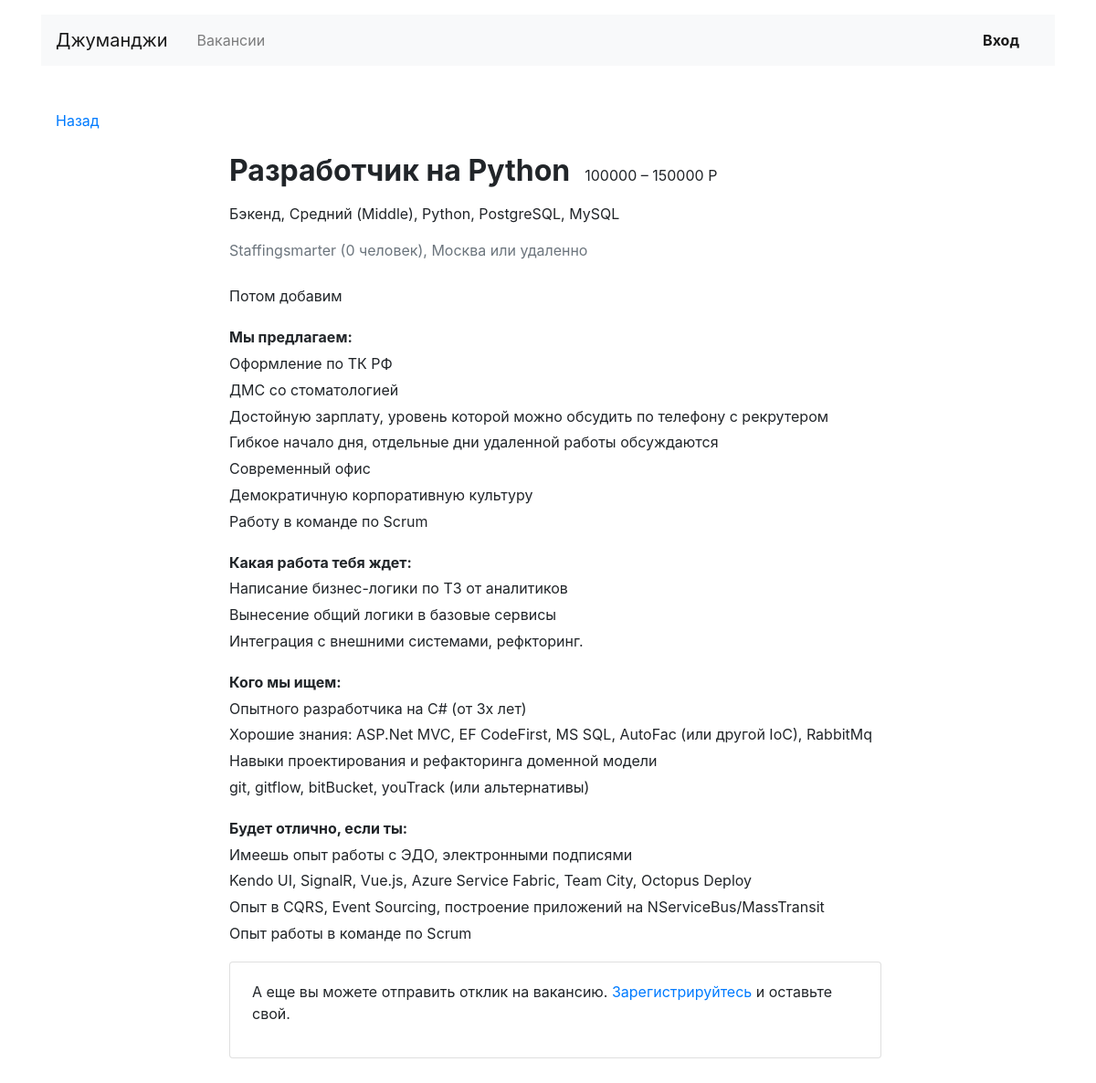
The app's page /vacancies/6, older data.
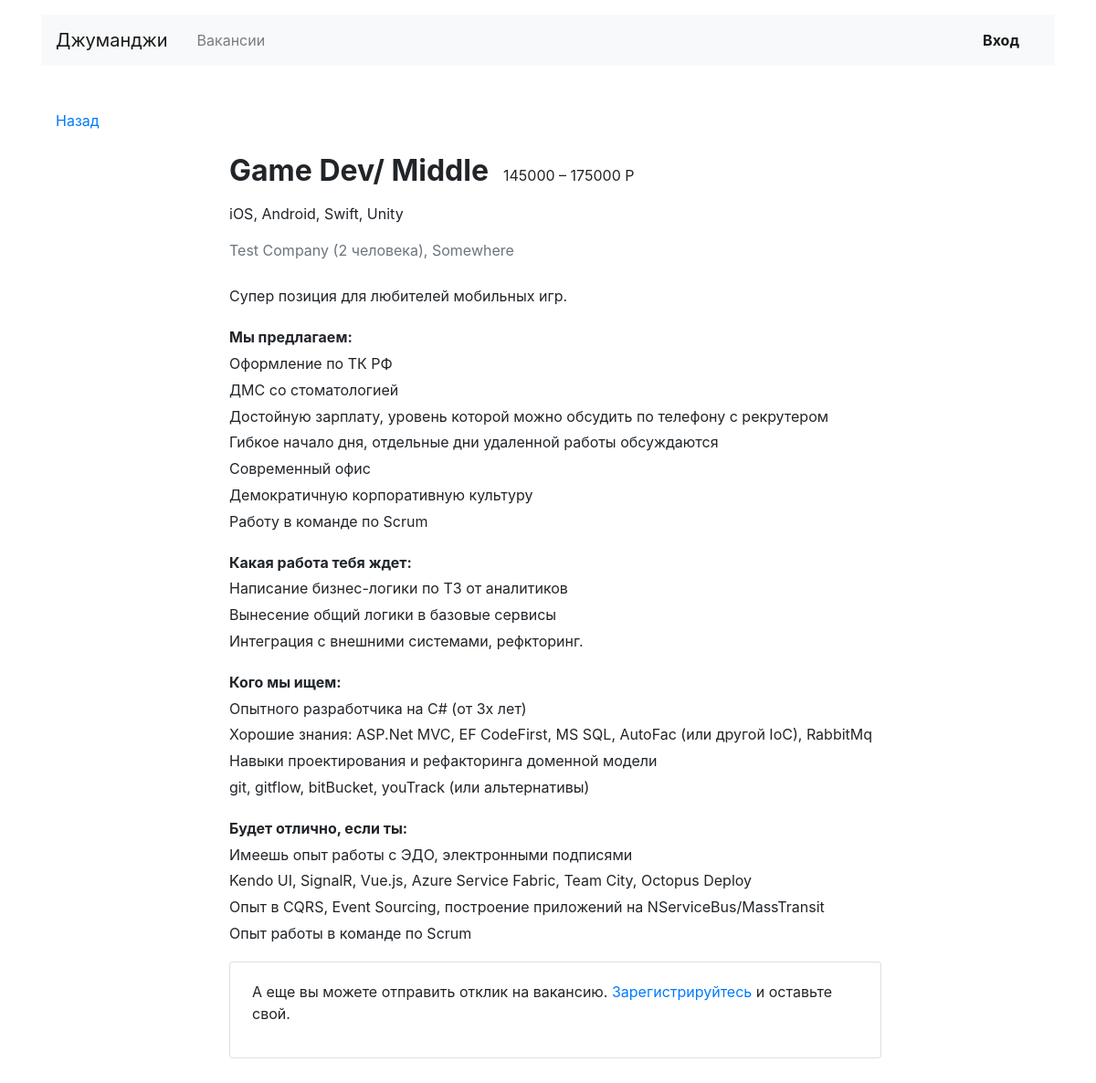
The same page, newer data.
### app_jobsearch/models.py (models this page shows)
class Vacancy(models.Model):
    title = models.CharField(max_length=128)
    specialty = models.ForeignKey(Specialty, on_delete=models.CASCADE, related_name='vacancies')
    company = models.ForeignKey(Company, on_delete=models.CASCADE, related_name='vacancies')
    skills = models.TextField()
    description = models.TextField()
    salary_min = models.IntegerField()
    salary_max = models.IntegerField()
    published_at = models.DateField()

class Company(models.Model):
    name = models.CharField(max_length=128)
    location = models.CharField(max_length=32)
    logo = models.ImageField(upload_to=MEDIA_COMPANY_IMAGE_DIR, null=True)
    description = models.TextField()
    employee_count = models.IntegerField(default=0)
    owner = models.OneToOneField(get_user_model(),
                                 on_delete=models.CASCADE,
                                 related_name='mycompany')

### app_jobsearch/views.py (the view)
# urls.py: path('vacancies/<int:vacancy_id>', VacancyView.as_view(), name='vacancy'),
class VacancyView(View):
    def get(self, request, vacancy_id):
        vacancy = get_object_or_404(Vacancy, id=vacancy_id)
        context = {
            'vacancy': vacancy,
            'form': ApplicationForm()
        }
        return render(request, 'app_jobsearch/vacancy.html', context=context)

### app_jobsearch/templatetags/ru_pluralize.py (called while the page is built)
@register.filter
def ru_pluralize(value, arg='дурак,дурака,дураков'):
    args = arg.split(",")
    number = abs(int(value))
    a = number % 10
    b = number % 100
    if (a == 1) and (b != 11):
        return f'{value} {args[0]}'
    elif (a >= 2) and (a <= 4) and ((b < 10) or (b >= 20)):
        return f'{value} {args[1]}'
    else:
        return f'{value} {args[2]}'

### app_jobsearch/templates/app_jobsearch/vacancy.html (shortened to what this page needs)
{% extends 'app_jobsearch/base.html' %}
{% block main %}
{% load ru_pluralize %}
  <main class="container mt-3 pb-5">
    <div class="row mt-5">
      <div class="col-12 col-lg-2">
        <div class="pl-3 mb-5">
          <p><a href={{ request.META.HTTP_REFERER }}>Назад</a></p>
        </div>
      </div>
      <div class="col-12 col-lg-8">
        <section class="pl-3">
          <div class="d-flex align-items-baseline align-content-baseline">
            <h1 class="h2 mt-4 font-weight-bold" >{{ vacancy.title }}</h1>
            <p class="m-0 pl-3">{{ vacancy.salary_min }} – {{ vacancy.salary_max }} Р</p>
          </div>
          <p class="mt-2">{{ vacancy.skills }}</p>
          <p class="text-muted mb-4">{{ vacancy.company.name|capfirst }} ({{ vacancy.company.employee_count|ru_pluralize:"человек,человека,человек" }}),
            {{ vacancy.company.location }}</p>
          <div style="line-height: 1.8;">
            <p>{{ vacancy.description }}</p>
            <p><b>Мы предлагаем: </b><br>
              Оформление по ТК РФ<br>
              ДМС со стоматологией<br>
              Достойную зарплату, уровень которой можно обсудить по телефону с рекрутером<br>
              Гибкое начало дня, отдельные дни удаленной работы обсуждаются<br>
              Современный офис<br>
              Демократичную корпоративную культуру<br>
              Работу в команде по Scrum
            </p>
            <p><b>Какая работа тебя ждет: </b><br>
              Написание бизнес-логики по ТЗ от аналитиков<br>
              Вынесение общий логики в базовые сервисы<br>
              Интеграция с внешними системами, рефкторинг.
            </p>
            <p><b>Кого мы ищем: </b><br>
              Опытного разработчика на C# (от 3х лет)<br>
              Хорошие знания: ASP.Net MVC, EF CodeFirst, MS SQL, AutoFac (или другой IoC), RabbitMq <br>
              Навыки проектирования и рефакторинга доменной модели <br>
              git, gitflow, bitBucket, youTrack (или альтернативы)
            </p>
            <p><b>Будет отлично, если ты:</b><br>
              Имеешь опыт работы с ЭДО, электронными подписями<br>
              Kendo UI, SignalR, Vue.js, Azure Service Fabric, Team City, Octopus Deploy<br>
              Опыт в CQRS, Event Sourcing, построение приложений на NServiceBus/MassTransit<br>
              Опыт работы в команде по Scrum
            </p>
          </div>
          {% if user.is_authenticated %}
          <form method="post" action="{% url 'sent' vacancy.id %}" class="card mt-4 mb-3">
            {% csrf_token %}
            <div class="card-body mx-3">
              <p class="h5 mt-3 font-weight-normal">Отозваться на вакансию</p>
              {% for field in form %}
              <div class="form-group">
                {{ field.label_tag}}
                {{ field }}
              {% endfor %}
              <input type="submit" class="btn btn-primary mt-4 mb-2" value="Отправить отзыв">
            </div>
          </form>
          {% else %}
          <div class="card mb-5">
            <div class="card-body px-4">
              <p>А еще вы можете отправить отклик на вакансию. <a href="{% url 'register' %}">Зарегистрируйтесь</a> и оставьте свой.</p>
            </div>
          </div>
            {% endif %}
        </section>
      </div>
    </div>
  </main>
{% endblock %}

Row changes from the older to the newer data that the page shows:
changed Vacancy: title "Разработчик на Python" → "Game Dev/ Middle"; salary_min "100000" → "145000"; salary_max "150000" → "175000"; skills "Бэкенд, Средний (Middle), Python, PostgreSQL, MySQL" → "iOS, Android, Swift, Unity"; company.name "Staffingsmarter" → "Test Company"; company.employee_count|ru_pluralize "0 человек" → "2 человека"; company.location "Москва или удаленно" → "Somewhere"; description "Потом добавим" → "Супер позиция для любителей мобильных игр."
